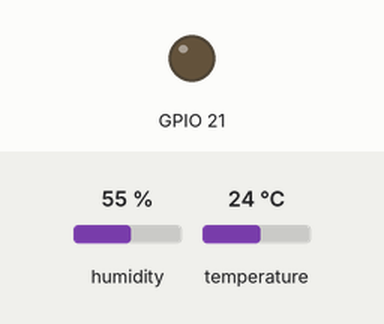
Simulated run of this program. Board: Raspberry Pi (BCM pin numbers). Parts: output pins drawn as LEDs (lit = HIGH). Inputs (shaded band) come from the test bench; at power-on: humidity 55 %, temperature 24 °C. Sending an e-mail succeeds after 1 s; library files of the repository ran but are not shown: dht11_example.py; what the program prints to the terminal is not drawn. At 3.3 s the program stops and its outputs stay as they are.

Above: at 0.1 s.
Timing chart, 0 to 1.6 s (numbered marks = the images above):
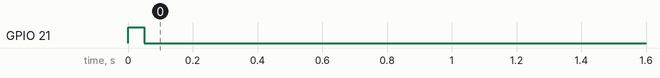

The program:

Sending_emails.py
```python
import dht11_example
import smtplib


#Email Variables
SMTP_SERVER = 'smtp.gmail.com' #Email Server (don't change!)
SMTP_PORT = 587 #Server Port (don't change!)
GMAIL_USERNAME = 'hfgraduationproject@gmail.com' #change this to match your gmail account
GMAIL_PASSWORD = 'HF1234567!'  #change this to match your gmail password


class Emailer:
    def sendmail(self, recipient, subject, content):

        #Create Headers
        headers = ["From: " + GMAIL_USERNAME, "Subject: " + subject, "To: " + recipient,
                   "MIME-Version: 1.0", "Content-Type: text/html"]
        headers = "\r\n".join(headers)

        #Connect to Gmail Server
        session = smtplib.SMTP(SMTP_SERVER, SMTP_PORT)
        session.ehlo()
        session.starttls()
        session.ehlo()

        #Login to Gmail
        session.login(GMAIL_USERNAME, GMAIL_PASSWORD)

        #Send Email & Exit
        session.sendmail(GMAIL_USERNAME, recipient, headers + "\r\n\r\n" + content)
        session.quit

sender = Emailer()


sendTo = 'anotheremail@email.com'
emailSubject = "Hello World"
emailContent = "This is a test of my Emailer Class"


#Sends an email to the "sendTo" address with the specified "emailSubject" as the subject and "emailContent" as the email content.
#sender.sendmail("mohameddeveloper98@gmail.com", "sensor data", dht11_example.final_result())
sender.sendmail("mokhtar200678@gmail.com", "sensor data", dht11_example.final_result())
sender.sendmail("newmody_98@hotmail.com", "sensor data", dht11_example.final_result())
sender.sendmail("yossrymonia@gmail.com", "sensor data", dht11_example.final_result())


    
```
